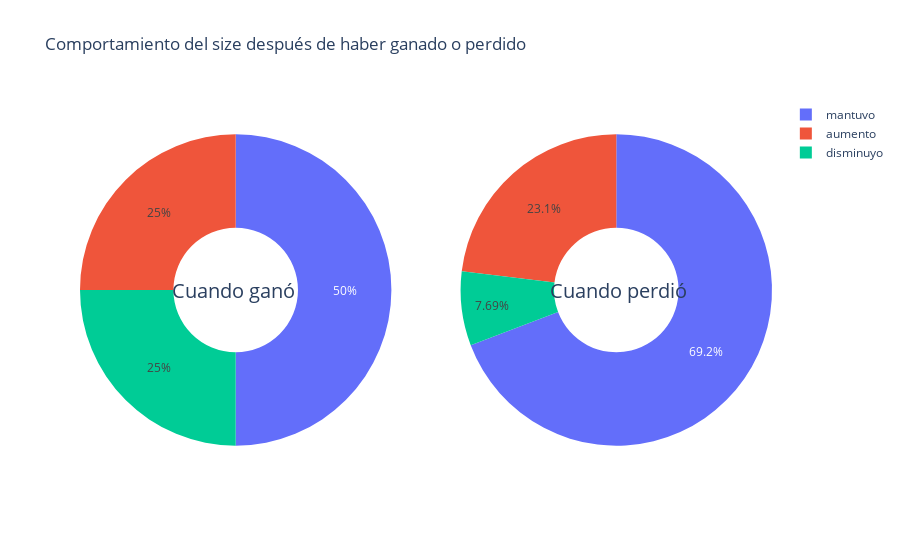

Notebook cell for this chart:
### Code cell
g_p(h)

### Figure 1 — Plotly figure (JSON) as saved in the notebook; plotly's stock layout.template omitted (floating-point values rounded to 4 significant figures)
{"data": [{"domain": {"x": [0, 0.45], "y": [0, 1]}, "hole": 0.4, "hoverinfo": "label+percent+name", "labels": ["aumento", "disminuyo", "mantuvo"], "name": "Cuando Gana", "type": "pie", "values": [2, 2, 4]}, {"domain": {"x": [0.55, 1], "y": [0, 1]}, "hole": 0.4, "hoverinfo": "label+percent+name", "labels": ["aumento", "disminuyo", "mantuvo"], "name": "Cuando pierde", "type": "pie", "values": [3, 1, 9]}], "layout": {"annotations": [{"font": {"size": 20}, "showarrow": false, "text": "Cuando ganó", "x": 0.13, "y": 0.5}, {"font": {"size": 20}, "showarrow": false, "text": "Cuando perdió", "x": 0.88, "y": 0.5}], "title": {"text": "Comportamiento del size después de haber ganado o perdido "}}}
